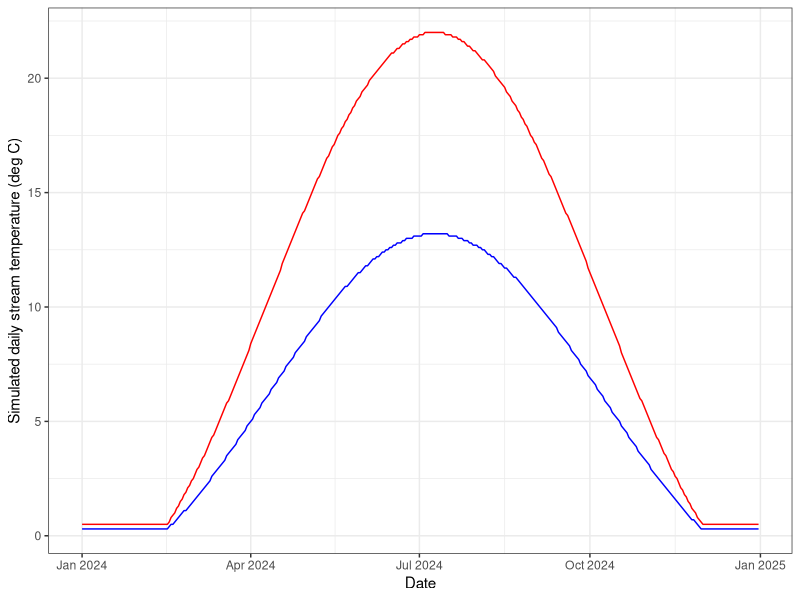
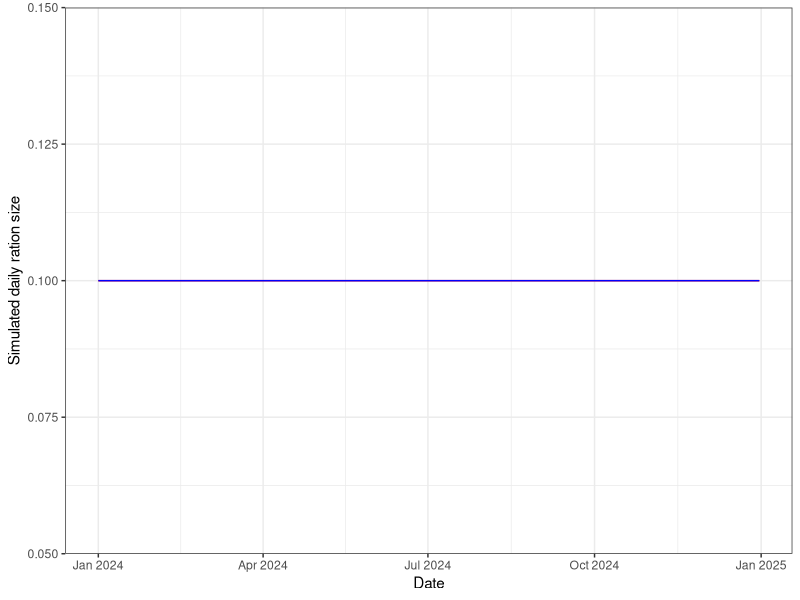

Write the R code that produced these figures, in order.
## ---- chunk 1
library(tidyverse)
library(ggpubr)
library(egg)
## ---- chunk 2
# Set seed for reproducibility
set.seed(123)

# 1. Create a date range (1 year)
dates <- seq(as.Date("2024-01-01"), as.Date("2024-12-31"), by="day")
n <- length(dates)
doy <- as.numeric(format(dates, "%j")) # Day of year

# 2. Simulate Stream Temperature (Sine wave + Noise)
# Parameters: Midpoint, Amplitude, Offset
base_temp <- 10        # Average annual temperature
amplitude <- 12         # Seasonal fluctuation amplitude
# Peak temperature occurs late in the year (July/Aug)
stream_temp <- base_temp + amplitude * sin(2 * pi * (doy - 100) / 365)

# 3. Add random noise (daily weather variation)
noise <- rnorm(n, mean = 0, sd = 0) # no variation for simplicity
simulated_temp <- stream_temp + noise

# 4. Force values near 0 to small postive, max = 25
simulated_temp[simulated_temp < 0.5] <- 0.5
simulated_temp[simulated_temp > 25] <- 25

# 4. Simulate cold regime using a multiplier
simulated_temp_cold <- simulated_temp*0.6

# 4. Create Data Frame
habitat_df <- tibble(date = dates, 
                     doy = 1:length(dates),#doy, 
                     temp_warm = round(simulated_temp, digits = 1), 
                     temp_cold = round(simulated_temp_cold, digits = 1))

# 5. Plot the simulation
habitat_df %>% ggplot() + 
  geom_line(aes(x = date, y = temp_warm), color = "red") +
  geom_line(aes(x = date, y = temp_cold), color = "blue") +
  theme_bw() + 
  xlab("Date") + 
  ylab("Simulated daily stream temperature (deg C)")


# function to retrieve water temperature in patch = patch and at doy/time = t
get_patchtemp <- function(t, patch) {
  if (patch == "warm") {
    habitat_df$temp_warm[habitat_df$doy == t]
  } else {
    habitat_df$temp_cold[habitat_df$doy == t]
  }
}
## ---- chunk 3
# define habitat specific ration size
ration_cold <- 0.10
ration_warm <- 0.10

# define random variation in ration size
ration_sd <- 0.00 # no variation for simplicity

# function to generate patch food availability at time t (stochastic)
patch_food <- function(patch) {
  if (patch == "warm") {
    max(0, min(1, rnorm(1, ration_warm, ration_sd)))
  } else {
    max(0, min(1, rnorm(1, ration_cold, ration_sd)))
  }
}

# define food in habitat tibble
habitat_df <- habitat_df %>% 
  mutate(ration_warm = replicate(n = dim(.)[1], patch_food("warm")),
         ration_cold = replicate(n = dim(.)[1], patch_food("cold")))

# plot ration size
habitat_df %>% ggplot() + 
  geom_line(aes(x = date, y = ration_warm), color = "red") +
  geom_line(aes(x = date, y = ration_cold), color = "blue") +
  theme_bw() + 
  xlab("Date") + 
  ylab("Simulated daily ration size")


# function to retrieve ration in patch = patch and at doy/time = t
get_patchration <- function(t, patch) {
  if (patch == "warm") {
    habitat_df$ration_warm[habitat_df$doy == t]
  } else {
    habitat_df$ration_cold[habitat_df$doy == t]
  }
}
## ---- chunk 4
str(habitat_df)
head(habitat_df)
